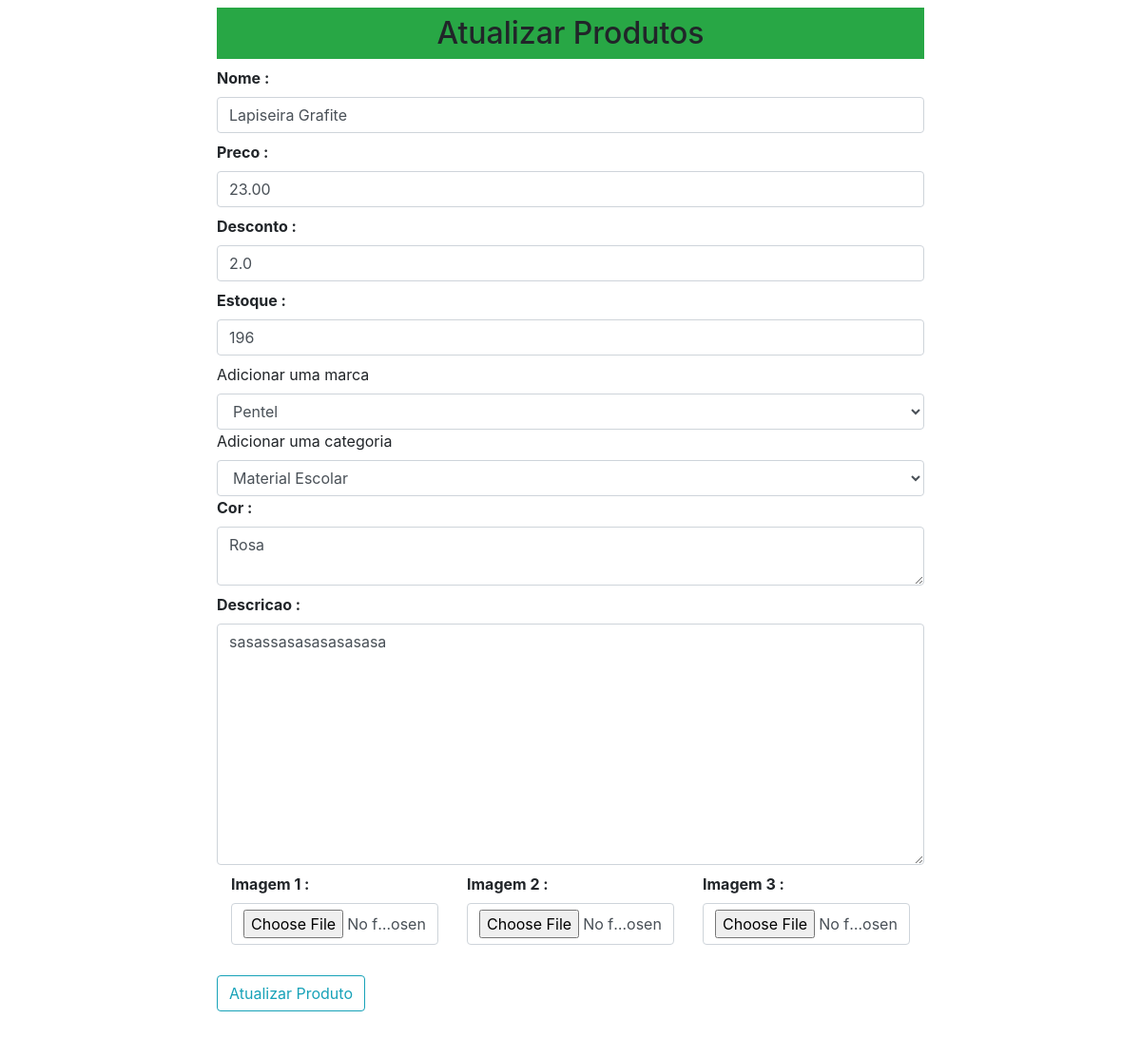
The app's page /updateproduto/7, older data.
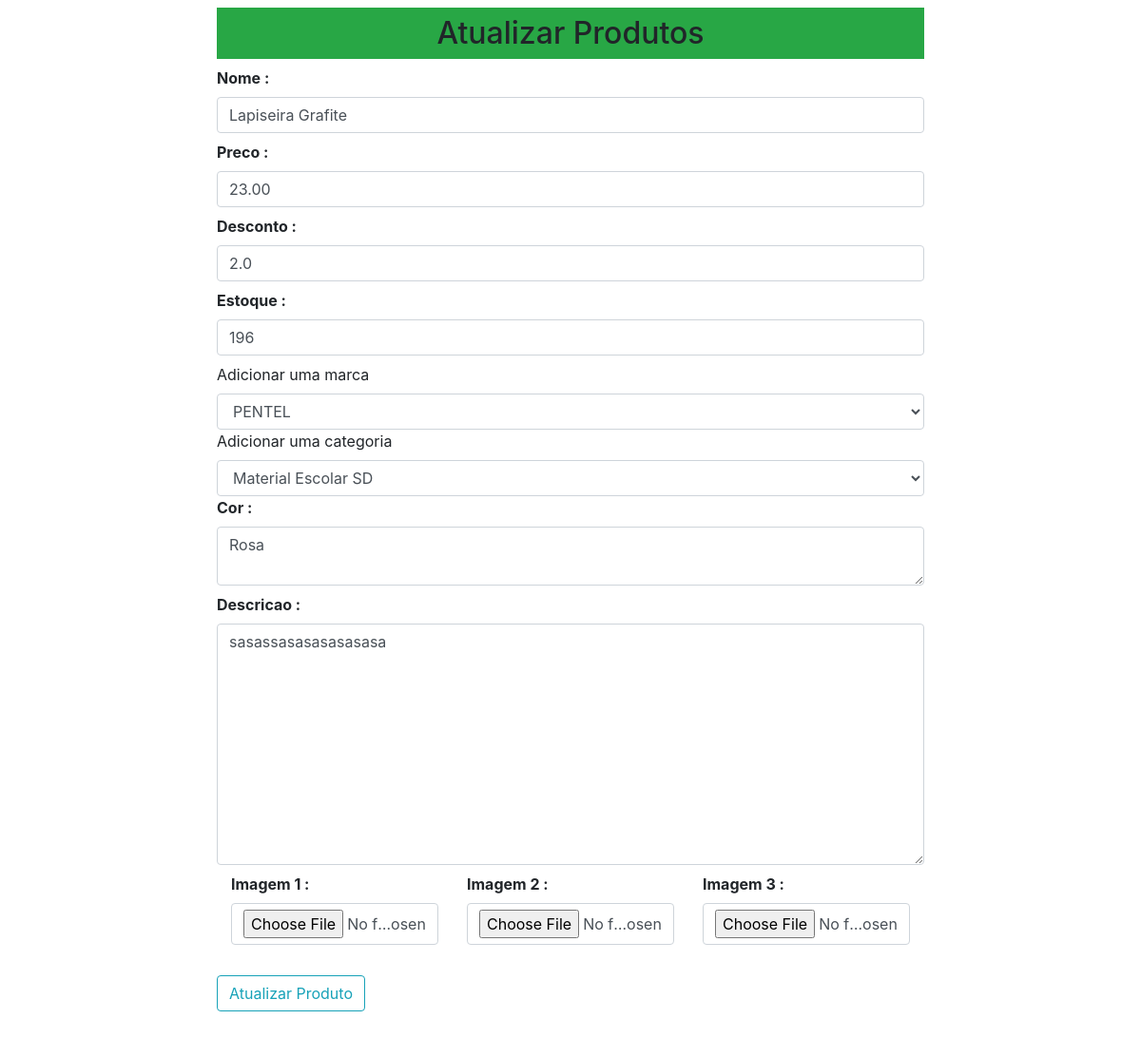
The same page, newer data.
### loja/produtos/models.py (models this page shows)
class Marca(db.Model):
    id = db.Column(db.Integer, primary_key=True)
    name = db.Column(db.String(100), nullable=False,unique=True)

class Categoria(db.Model):
    id = db.Column(db.Integer, primary_key=True)
    name = db.Column(db.String(100), nullable=False,unique=True)

### loja/produtos/rotas.py (the view, shortened to what this page needs)
@app.route('/updateproduto/<int:id>', methods=['GET', 'POST'])
def updateproduto(id):
    marcas = Marca.query.all()
    categorias = Categoria.query.all()
    produto = Addproduto.query.get_or_404(id)
    marca = request.form.get('marca')
    categoria = request.form.get('categoria')
    form = Addprodutos(request.form)
    form.name.data = produto.name
    form.price.data = produto.price
    form.discount.data = produto.discount
    form.stock.data = produto.stock
    form.description.data = produto.description
    form.colors.data = produto.color
    return render_template('/produtos/updateproduto.html', title="Atualizar Categoria", form=form, marcas=marcas, categorias=categorias, produto=produto)

### loja/produtos/forms.py
class Addprodutos(Form):
    name = StringField('Nome :', [validators.DataRequired()])
    price = DecimalField('Preco :', [validators.DataRequired()])
    discount = IntegerField('Desconto :', [validators.DataRequired()])
    stock = IntegerField('Estoque :', [validators.DataRequired()])
    description = TextAreaField('Descricao :', [validators.DataRequired()])
    colors = TextAreaField('Cor :', [validators.DataRequired()])
    image_1 = FileField('Imagem 1 :', validators=[FileAllowed(['jpg', 'png', 'jpeg', 'gif'], 'Somente imagens.')])
    image_2 = FileField('Imagem 2 :', validators=[FileAllowed(['jpg', 'png', 'jpeg', 'gif'], 'Somente imagens.')])
    image_3 = FileField('Imagem 3 :', validators=[FileAllowed(['jpg', 'png', 'jpeg', 'gif'], 'Somente imagens.')])

### loja/templates/produtos/updateproduto.html (shortened to what this page needs)
{% extends 'layouts.html' %}
{% block content %}
<div class="container">
    <div class="row">
    <div class="col-md-2"></div>
    <div class="col-md-8 p-2">
        <h2 class="text-center bg-success p-2">Atualizar Produtos</h2>
        {% from "_formhelpers.html" import render_field %}
        <form action="" method="POST" enctype="multipart/form-data">
            {{ render_field(form.name, class="form-control", placeholder="Nome do Produto")}}
            {{ render_field(form.price, class="form-control", placeholder="Preço do Produto")}}
            {{ render_field(form.discount, class="form-control", placeholder="Desconto do Produto")}}
            {{ render_field(form.stock, class="form-control", placeholder="Estoque do Produto")}}
            <label for="marca">Adicionar uma marca</label>
            <select name="marca" id="marca" class="form-control" required>
                <option value="{{produto.marca_id}}">{{produto.marca.name}}</option>
            </select>
            <label for="categoria">Adicionar uma categoria</label>
            <select name="categoria" id="categoria" class="form-control" required>
                <option value="{{produto.categoria_id}}">{{produto.categoria.name}}</option>
            </select>
            {{ render_field(form.colors, class="form-control", placeholder="Cor do Produto")}}
            {{ render_field(form.description, class="form-control", placeholder="Descrição do Produto", rows="10")}}
            <div class="container">
                <div class="row">
                    <div class="col-md-4">{{ render_field(form.image_1, class="form-control")}}</div>
                    <div class="col-md-4">{{ render_field(form.image_2, class="form-control")}}</div>
                    <div class="col-md-4">{{ render_field(form.image_3, class="form-control")}}</div>
                </div>
            </div>
            <button type="submit" class="btn btn-outline-info mt-4 mb-5">Atualizar Produto</button>
        </form>
    </div>
    <div class="col-md-2"></div>
</div>
</div>
{% endblock content%}

Row changes from the older to the newer data that the page shows:
changed Marca: marca "Pentel" → "PENTEL"
changed Categoria: categoria "Material Escolar" → "Material Escolar SD"
